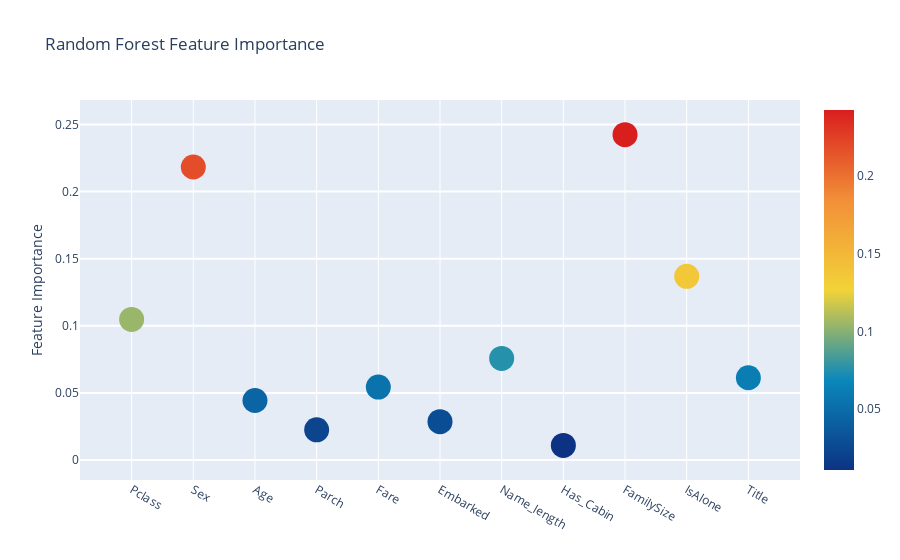
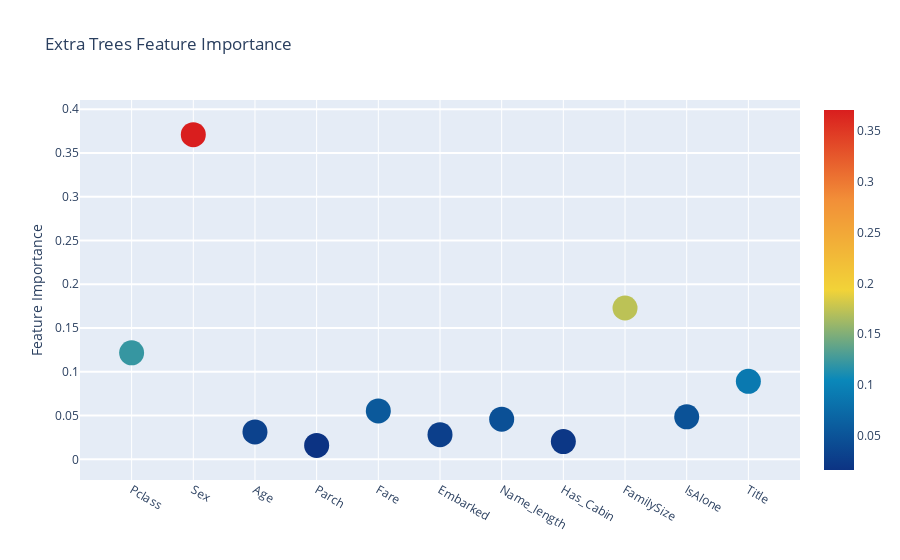
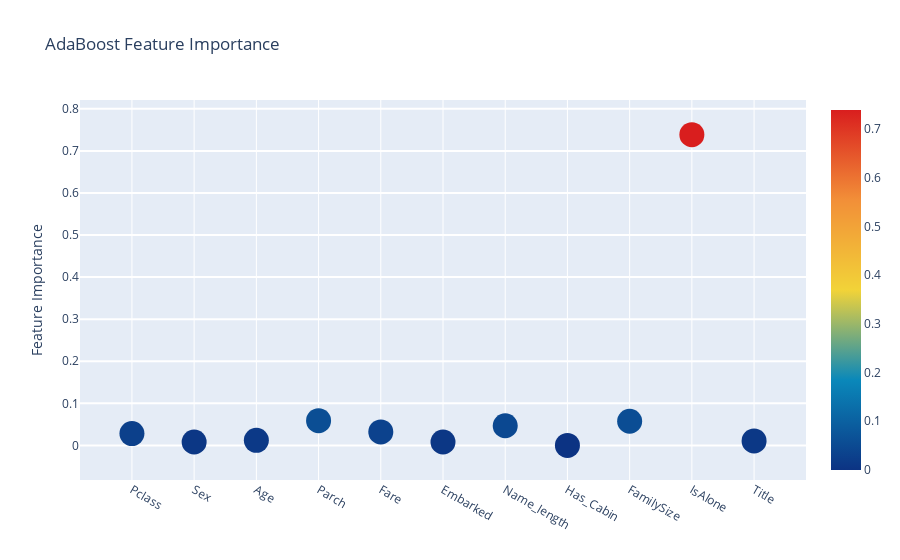
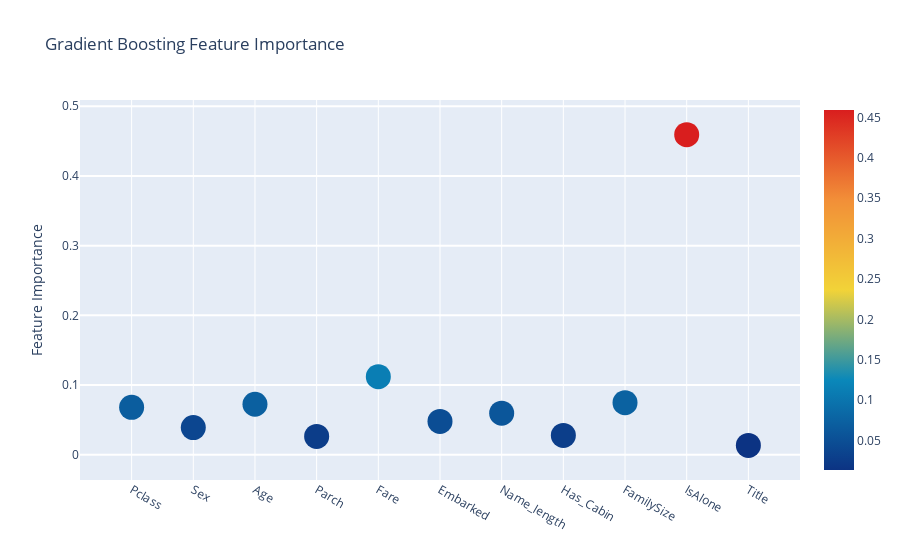

Notebook code for these charts, in order:
### Code cell
# Scatter plot 
trace = go.Scatter(
    y = feature_dataframe['Random Forest feature importances'].values,
    x = feature_dataframe['features'].values,
    mode='markers',
    marker=dict(
        sizemode = 'diameter',
        sizeref = 1,
        size = 25,
#       size= feature_dataframe['AdaBoost feature importances'].values,
        #color = np.random.randn(500), #set color equal to a variable
        color = feature_dataframe['Random Forest feature importances'].values,
        colorscale='Portland',
        showscale=True
    ),
    text = feature_dataframe['features'].values
)
data = [trace]

layout= go.Layout(
    autosize= True,
    title= 'Random Forest Feature Importance',
    hovermode= 'closest',
#     xaxis= dict(
#         title= 'Pop',
#         ticklen= 5,
#         zeroline= False,
#         gridwidth= 2,
#     ),
    yaxis=dict(
        title= 'Feature Importance',
        ticklen= 5,
        gridwidth= 2
    ),
    showlegend= False
)
fig = go.Figure(data=data, layout=layout)
py.iplot(fig,filename='scatter2010')

# Scatter plot 
trace = go.Scatter(
    y = feature_dataframe['Extra Trees  feature importances'].values,
    x = feature_dataframe['features'].values,
    mode='markers',
    marker=dict(
        sizemode = 'diameter',
        sizeref = 1,
        size = 25,
#       size= feature_dataframe['AdaBoost feature importances'].values,
        #color = np.random.randn(500), #set color equal to a variable
        color = feature_dataframe['Extra Trees  feature importances'].values,
        colorscale='Portland',
        showscale=True
    ),
    text = feature_dataframe['features'].values
)
data = [trace]

layout= go.Layout(
    autosize= True,
    title= 'Extra Trees Feature Importance',
    hovermode= 'closest',
#     xaxis= dict(
#         title= 'Pop',
#         ticklen= 5,
#         zeroline= False,
#         gridwidth= 2,
#     ),
    yaxis=dict(
        title= 'Feature Importance',
        ticklen= 5,
        gridwidth= 2
    ),
    showlegend= False
)
fig = go.Figure(data=data, layout=layout)
py.iplot(fig,filename='scatter2010')

# Scatter plot 
trace = go.Scatter(
    y = feature_dataframe['AdaBoost feature importances'].values,
    x = feature_dataframe['features'].values,
    mode='markers',
    marker=dict(
        sizemode = 'diameter',
        sizeref = 1,
        size = 25,
#       size= feature_dataframe['AdaBoost feature importances'].values,
        #color = np.random.randn(500), #set color equal to a variable
        color = feature_dataframe['AdaBoost feature importances'].values,
        colorscale='Portland',
        showscale=True
    ),
    text = feature_dataframe['features'].values
)
data = [trace]

layout= go.Layout(
    autosize= True,
    title= 'AdaBoost Feature Importance',
    hovermode= 'closest',
#     xaxis= dict(
#         title= 'Pop',
#         ticklen= 5,
#         zeroline= False,
#         gridwidth= 2,
#     ),
    yaxis=dict(
        title= 'Feature Importance',
        ticklen= 5,
        gridwidth= 2
    ),
    showlegend= False
)
fig = go.Figure(data=data, layout=layout)
py.iplot(fig,filename='scatter2010')

# Scatter plot 
trace = go.Scatter(
    y = feature_dataframe['Gradient Boost feature importances'].values,
    x = feature_dataframe['features'].values,
    mode='markers',
    marker=dict(
        sizemode = 'diameter',
        sizeref = 1,
        size = 25,
#       size= feature_dataframe['AdaBoost feature importances'].values,
        #color = np.random.randn(500), #set color equal to a variable
        color = feature_dataframe['Gradient Boost feature importances'].values,
        colorscale='Portland',
        showscale=True
    ),
    text = feature_dataframe['features'].values
)
data = [trace]

layout= go.Layout(
    autosize= True,
    title= 'Gradient Boosting Feature Importance',
    hovermode= 'closest',
#     xaxis= dict(
#         title= 'Pop',
#         ticklen= 5,
#         zeroline= False,
#         gridwidth= 2,
#     ),
    yaxis=dict(
        title= 'Feature Importance',
        ticklen= 5,
        gridwidth= 2
    ),
    showlegend= False
)
fig = go.Figure(data=data, layout=layout)
py.iplot(fig,filename='scatter2010')

### Figure 1 — Plotly figure (JSON) as saved in the notebook; plotly's stock layout.template omitted (floating-point values rounded to 4 significant figures)
{"data": [{"marker": {"color": [0.1047, 0.2184, 0.04433, 0.02249, 0.05433, 0.02854, 0.0757, 0.01088, 0.2425, 0.1369, 0.06128], "colorscale": [[0, "rgb(12,51,131)"], [0.25, "rgb(10,136,186)"], [0.5, "rgb(242,211,56)"], [0.75, "rgb(242,143,56)"], [1, "rgb(217,30,30)"]], "showscale": true, "size": 25, "sizemode": "diameter", "sizeref": 1}, "mode": "markers", "text": ["Pclass", "Sex", "Age", "Parch", "Fare", "Embarked", "Name_length", "Has_Cabin", "FamilySize", "IsAlone", "Title"], "type": "scatter", "x": ["Pclass", "Sex", "Age", "Parch", "Fare", "Embarked", "Name_length", "Has_Cabin", "FamilySize", "IsAlone", "Title"], "y": [0.1047, 0.2184, 0.04433, 0.02249, 0.05433, 0.02854, 0.0757, 0.01088, 0.2425, 0.1369, 0.06128]}], "layout": {"autosize": true, "hovermode": "closest", "showlegend": false, "title": {"text": "Random Forest Feature Importance"}, "yaxis": {"gridwidth": 2, "ticklen": 5, "title": {"text": "Feature Importance"}}}}

### Figure 2 — Plotly figure (JSON) as saved in the notebook; plotly's stock layout.template omitted (floating-point values rounded to 4 significant figures)
{"data": [{"marker": {"color": [0.1217, 0.371, 0.0313, 0.01592, 0.05526, 0.02816, 0.0459, 0.0203, 0.1729, 0.04854, 0.0891], "colorscale": [[0, "rgb(12,51,131)"], [0.25, "rgb(10,136,186)"], [0.5, "rgb(242,211,56)"], [0.75, "rgb(242,143,56)"], [1, "rgb(217,30,30)"]], "showscale": true, "size": 25, "sizemode": "diameter", "sizeref": 1}, "mode": "markers", "text": ["Pclass", "Sex", "Age", "Parch", "Fare", "Embarked", "Name_length", "Has_Cabin", "FamilySize", "IsAlone", "Title"], "type": "scatter", "x": ["Pclass", "Sex", "Age", "Parch", "Fare", "Embarked", "Name_length", "Has_Cabin", "FamilySize", "IsAlone", "Title"], "y": [0.1217, 0.371, 0.0313, 0.01592, 0.05526, 0.02816, 0.0459, 0.0203, 0.1729, 0.04854, 0.0891]}], "layout": {"autosize": true, "hovermode": "closest", "showlegend": false, "title": {"text": "Extra Trees Feature Importance"}, "yaxis": {"gridwidth": 2, "ticklen": 5, "title": {"text": "Feature Importance"}}}}

### Figure 3 — Plotly figure (JSON) as saved in the notebook; plotly's stock layout.template omitted (floating-point values rounded to 4 significant figures)
{"data": [{"marker": {"color": [0.028, 0.008, 0.012, 0.05867, 0.032, 0.008, 0.04667, 0, 0.05733, 0.7387, 0.01067], "colorscale": [[0, "rgb(12,51,131)"], [0.25, "rgb(10,136,186)"], [0.5, "rgb(242,211,56)"], [0.75, "rgb(242,143,56)"], [1, "rgb(217,30,30)"]], "showscale": true, "size": 25, "sizemode": "diameter", "sizeref": 1}, "mode": "markers", "text": ["Pclass", "Sex", "Age", "Parch", "Fare", "Embarked", "Name_length", "Has_Cabin", "FamilySize", "IsAlone", "Title"], "type": "scatter", "x": ["Pclass", "Sex", "Age", "Parch", "Fare", "Embarked", "Name_length", "Has_Cabin", "FamilySize", "IsAlone", "Title"], "y": [0.028, 0.008, 0.012, 0.05867, 0.032, 0.008, 0.04667, 0, 0.05733, 0.7387, 0.01067]}], "layout": {"autosize": true, "hovermode": "closest", "showlegend": false, "title": {"text": "AdaBoost Feature Importance"}, "yaxis": {"gridwidth": 2, "ticklen": 5, "title": {"text": "Feature Importance"}}}}

### Figure 4 — Plotly figure (JSON) as saved in the notebook; plotly's stock layout.template omitted (floating-point values rounded to 4 significant figures)
{"data": [{"marker": {"color": [0.06796, 0.03889, 0.07238, 0.02629, 0.1119, 0.04779, 0.05966, 0.02775, 0.07463, 0.4593, 0.0134], "colorscale": [[0, "rgb(12,51,131)"], [0.25, "rgb(10,136,186)"], [0.5, "rgb(242,211,56)"], [0.75, "rgb(242,143,56)"], [1, "rgb(217,30,30)"]], "showscale": true, "size": 25, "sizemode": "diameter", "sizeref": 1}, "mode": "markers", "text": ["Pclass", "Sex", "Age", "Parch", "Fare", "Embarked", "Name_length", "Has_Cabin", "FamilySize", "IsAlone", "Title"], "type": "scatter", "x": ["Pclass", "Sex", "Age", "Parch", "Fare", "Embarked", "Name_length", "Has_Cabin", "FamilySize", "IsAlone", "Title"], "y": [0.06796, 0.03889, 0.07238, 0.02629, 0.1119, 0.04779, 0.05966, 0.02775, 0.07463, 0.4593, 0.0134]}], "layout": {"autosize": true, "hovermode": "closest", "showlegend": false, "title": {"text": "Gradient Boosting Feature Importance"}, "yaxis": {"gridwidth": 2, "ticklen": 5, "title": {"text": "Feature Importance"}}}}
